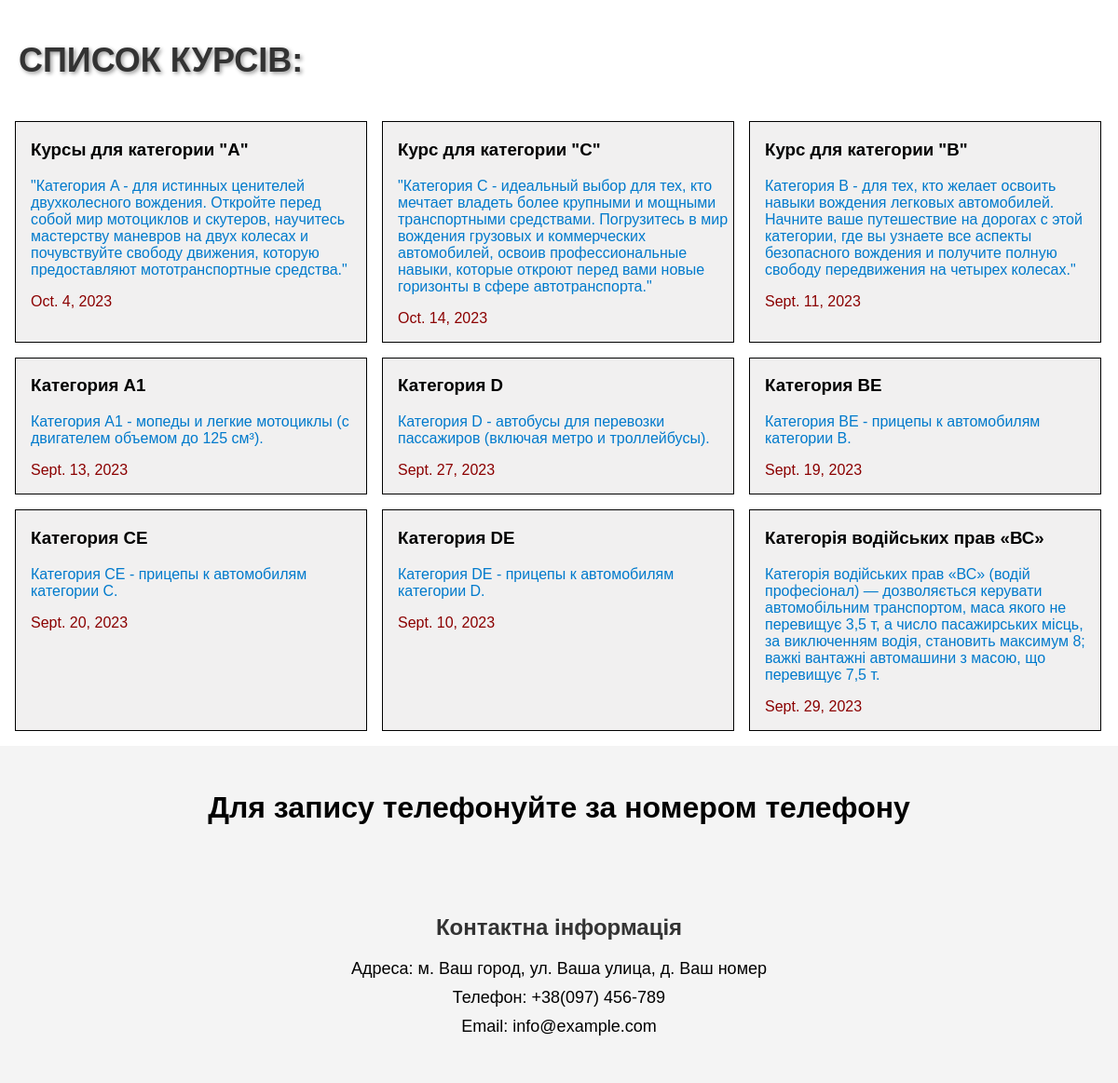
Page /course_list/ on the committed database.
### courses/models.py (models this page shows, shortened)
class Course(models.Model):
    title = models.CharField(max_length=200)
    description = models.TextField()
    start_date = models.DateField()
    duration = models.IntegerField()

### courses/views.py (the view)
# urls.py: path('course_list/', views.course_list, name='course_list'),
def course_list(request):
    courses = Course.objects.all()
    return render(request, 'courses/course_list.html', {'courses': courses})

### courses/templates/courses/course_list.html (shortened to what this page needs)
{% load static %}
<!DOCTYPE html>
<html>
<head>
    <link rel="stylesheet" type="text/css" href="{% static 'courses/css/styles.css' %}">
</head>
<body>
    <h1>Список курсів:</h1>
    <div class="block_one">
        {% for course in courses %}
            <div class="block_start">
                <h3>{{ course.title }}</h3>
                <p class="description1">{{ course.description }}</p>
                <p class="data_start">{{ course.start_date }}</p>
            </div>
        {% endfor %}
   </div>
   <div class="go">
        <h3>Для запису телефонуйте за номером телефону</h3>
   </div>
   <section class="contact" id="contact">
        <h2>Контактна інформація</h2>
        <p>Адреса: м. Ваш город, ул. Ваша улица, д. Ваш номер</p>
        <p>Телефон: +38(097) 456-789</p>
        <p>Email: info@example.com</p>
    </section>
</body>
</html>

### courses/static/courses/css/styles.css (style rules this page uses)
body { font-family: Arial, sans-serif; background-color: #ffffff; margin: 0; padding: 0; }
.block_one { display: flex; flex-wrap: wrap; }
.block_start { background: rgba(237, 236, 236, 0.757); border: 0.1rem solid black; margin-left: 1rem; margin-bottom: 1rem; padding-left: 1rem; width: 30%; }
h1 { padding: 20px; text-align: center; color: #000000; text-transform: uppercase; position: relative; display: inline-block; }
h1 { font-size: 36px; color: #333; text-transform: uppercase; text-shadow: 2px 2px 4px rgba(0, 0, 0, 0.4); animation: shadowAnimation 2s alternate infinite; }
h3 { color: #000000; }
.description1 { color: #007acc; }
.data_start { color: darkred; }
.go { text-align: center; background: #f4f4f4; margin-bottom: -0.7rem; padding: 1rem; }
.go h3 { color: #000000; font-size: 2rem; }
.contact { background-color: #f4f4f4; padding: 40px; text-align: center; font-size: 18px; }
.contact h2 { color: #333; font-size: 24px; }
.contact p { margin: 10px 0; }

### rows in the picture
Course: title "Курсы для категории \"А\"", description "\"Категория A - для истинных ценителей двухколесного вождения. Откройте перед собой мир мотоциклов и скутеров, научитесь мастерству маневров на двух колесах и почувствуйте свободу движения, которую предоставляют мототранспортные средства.\"", start_date "Oct. 4, 2023"
Course: title "Курс для категории \"С\"", description "\"Категория C - идеальный выбор для тех, кто мечтает владеть более крупными и мощными транспортными средствами. Погрузитесь в мир вождения грузовых и коммерческих автомобилей, освоив профессиональные навыки, которые откроют перед вами новые горизонты в сфере автотранспорта.\"", start_date "Oct. 14, 2023"
Course: title "Курс для категории \"B\"", description "Категория B - для тех, кто желает освоить навыки вождения легковых автомобилей. Начните ваше путешествие на дорогах с этой категории, где вы узнаете все аспекты безопасного вождения и получите полную свободу передвижения на четырех колесах.\"", start_date "Sept. 11, 2023"
Course: title "Категория A1", description "Категория A1 - мопеды и легкие мотоциклы (с двигателем объемом до 125 см³).", start_date "Sept. 13, 2023"
Course: title "Категория D", description "Категория D - автобусы для перевозки пассажиров (включая метро и троллейбусы).", start_date "Sept. 27, 2023"
Course: title "Категория BE", description "Категория BE - прицепы к автомобилям категории B.", start_date "Sept. 19, 2023"
Course: title "Категория CE", description "Категория CE - прицепы к автомобилям категории C.", start_date "Sept. 20, 2023"
Course: title "Категория DE", description "Категория DE - прицепы к автомобилям категории D.", start_date "Sept. 10, 2023"
Course: title "Категорія водійських прав «ВС»", description "Категорія водійських прав «ВС» (водій професіонал) — дозволяється керувати автомобільним транспортом, маса якого не перевищує 3,5 т, а число пасажирських місць, за виключенням водія, становить максимум 8; важкі вантажні автомашини з масою, що перевищує 7,5 т.", start_date "Sept. 29, 2023"
